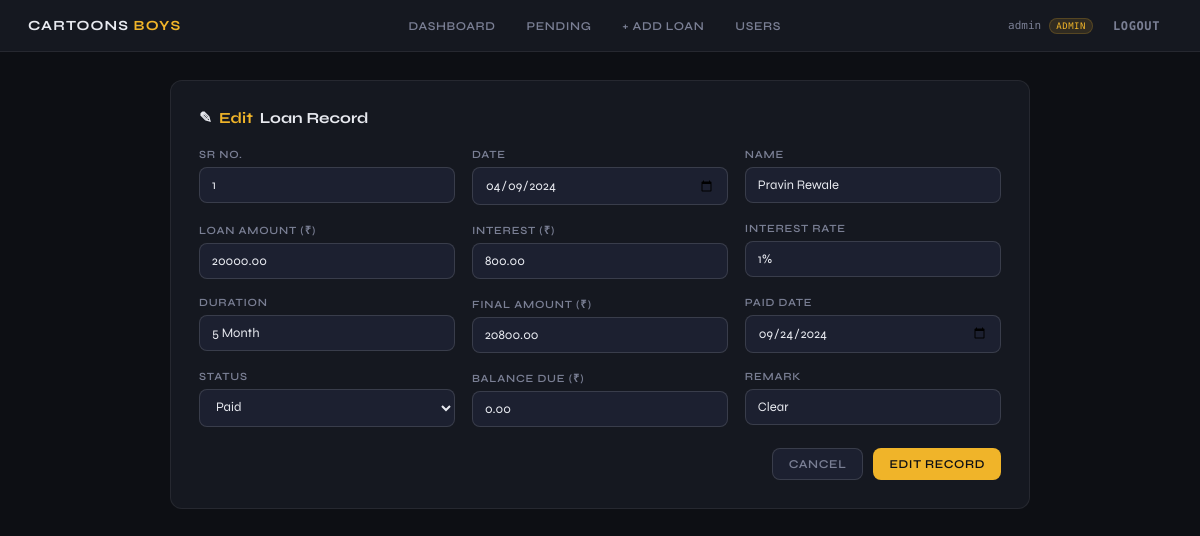
The app's page /edit/1/ (signed in) with its own data.
### loans/models.py (models this page shows, shortened)
class LoanRecord(models.Model):
    STATUS_CHOICES = [
        ('paid', 'Paid'),
        ('pending', 'Pending'),
        ('emergency', 'Emergency'),
    ]
    sr = models.PositiveIntegerField(unique=True, verbose_name="Sr No.")
    date = models.DateField(verbose_name="Date")
    name = models.CharField(max_length=100, verbose_name="Name")
    loan_amount = models.DecimalField(max_digits=12, decimal_places=2, default=0, verbose_name="Loan Amount (₹)")
    interest = models.DecimalField(max_digits=12, decimal_places=2, default=0, verbose_name="Interest (₹)")
    interest_rate = models.CharField(max_length=10, default='0%', verbose_name="Interest Rate")
    duration = models.CharField(max_length=50, blank=True, null=True, verbose_name="Duration")
    final_amount = models.DecimalField(max_digits=12, decimal_places=2, default=0, verbose_name="Final Amount (₹)")
    paid_date = models.DateField(blank=True, null=True, verbose_name="Paid Date")
    status = models.CharField(max_length=20, choices=STATUS_CHOICES, default='pending', verbose_name="Status")
    balance = models.DecimalField(max_digits=12, decimal_places=2, default=0, verbose_name="Balance Due (₹)")
    remark = models.CharField(max_length=200, blank=True, default='', verbose_name="Remark")
    created_by = models.ForeignKey(User, on_delete=models.SET_NULL, null=True, related_name='created_loans')
    updated_at = models.DateTimeField(auto_now=True)
    created_at = models.DateTimeField(auto_now_add=True)
    class Meta:
        ordering = ['sr']
        verbose_name = "Loan Record"
        verbose_name_plural = "Loan Records"

### loans/views.py (the view)
    def wrapper(request, *args, **kwargs):
        if not request.user.is_authenticated:
            return redirect('login')
        if not request.user.is_staff:
            messages.error(request, 'Access denied. Admin only.')
            return redirect('dashboard')
        return view_func(request, *args, **kwargs)

### loans/views.py (called while the page is built)
def admin_required(view_func):
    def wrapper(request, *args, **kwargs):
        if not request.user.is_authenticated:
            return redirect('login')
        if not request.user.is_staff:
            messages.error(request, 'Access denied. Admin only.')
            return redirect('dashboard')
        return view_func(request, *args, **kwargs)
    return wrapper

@admin_required
def edit_loan(request, pk):
    loan = get_object_or_404(LoanRecord, pk=pk)
    if request.method == 'POST':
        form = LoanRecordForm(request.POST, instance=loan)
        if form.is_valid():
            form.save()
            messages.success(request, f'Loan #{loan.sr} updated successfully.')
            return redirect('dashboard')
    else:
        form = LoanRecordForm(instance=loan)
    return render(request, 'loans/loan_form.html', {'form': form, 'action': 'Edit', 'loan': loan})

### loans/templates/loans/loan_form.html (shortened to what this page needs)
{% extends 'loans/base.html' %}
{% block content %}
<div style="max-width:860px;margin:0 auto">
  <div class="card">
    <div class="card-title">{% if action == 'Add' %}+{% else %}✎{% endif %} <span>{{ action }}</span> Loan Record</div>
    <form method="post">
      <div class="form-grid">
        {% for field in form %}
        <div class="form-group">
          <label>{{ field.label }}</label>
          {{ field }}
        </div>
        {% endfor %}
      </div>
      <div class="form-actions">
        <a href="{% url 'dashboard' %}" class="btn btn-secondary">Cancel</a>
        <button type="submit" class="btn btn-primary">{{ action }} Record</button>
      </div>
    </form>
  </div>
</div>
{% endblock %}

### loans/templates/loans/base.html (shortened to what this page needs)
<!DOCTYPE html>
<html lang="en">
<head>
</head>
<body>
{% if user.is_authenticated %}
<nav>
  <div class="nav-brand">Cartoons <span>Boys</span></div>
  <div class="nav-links">
    <a href="{% url 'dashboard' %}" class="{% if request.resolver_match.url_name == 'dashboard' %}active{% endif %}">Dashboard</a>
    <a href="{% url 'pending_summary' %}" class="{% if request.resolver_match.url_name == 'pending_summary' %}active{% endif %}">Pending</a>
    {% if user.is_staff %}
    <a href="{% url 'add_loan' %}" class="{% if request.resolver_match.url_name == 'add_loan' %}active{% endif %}">+ Add Loan</a>
    <a href="{% url 'manage_users' %}" class="{% if request.resolver_match.url_name == 'manage_users' %}active{% endif %}">Users</a>
    {% endif %}
  </div>
  <div class="nav-user">
    <span>{{ user.username }}</span>
    {% if user.is_staff %}<span class="badge-admin">Admin</span>{% else %}<span class="badge-viewer">Viewer</span>{% endif %}
    <a href="{% url 'logout' %}" class="nav-btn">Logout</a>
  </div>
</nav>
{% endif %}
<div class="main">
{% block content %}{% endblock %}
</div>
</body>
</html>

### loans/templates/loans/base.html (style rules this page uses)
*,*::before,*::after { box-sizing:border-box;margin:0;padding:0 }
:root { --bg:#0d0f14;--surface:#151820;--surface2:#1c2030;--border:rgba(255,255,255,0.07);--border2:rgba(255,255,255,0.13);--text:#e8eaf0;--muted:#7a7f94;--accent:#f0b429;--accent2:#3b82f6;--green:#34d399;--red:#f87171;--orange:#fb923c;--font:'Syne',sans-serif;--mono:'DM Mono',monospace }
html { background:var(--bg);color:var(--text);font-family:var(--font);font-size:14px }
body { min-height:100vh }
nav { background:var(--surface);border-bottom:1px solid var(--border);padding:.9rem 2rem;display:flex;align-items:center;justify-content:space-between;position:sticky;top:0;z-index:100;gap:1rem;flex-wrap:wrap }
.nav-brand { font-size:1rem;font-weight:700;letter-spacing:.08em;text-transform:uppercase }
.nav-brand span { color:var(--accent) }
.nav-links { display:flex;align-items:center;gap:.5rem;flex-wrap:wrap }
.nav-links a,.nav-btn { font-size:12px;font-weight:600;letter-spacing:.05em;text-transform:uppercase;padding:6px 12px;border-radius:6px;text-decoration:none;color:var(--muted);transition:all .15s;border:none;cursor:pointer;background:transparent }
.nav-user { font-size:11px;color:var(--muted);font-family:var(--mono);display:flex;align-items:center;gap:8px }
.badge-admin { background:rgba(240,180,41,.12);color:var(--accent);border:1px solid rgba(240,180,41,.2);font-size:9px;padding:2px 6px;border-radius:99px;letter-spacing:.06em;text-transform:uppercase }
.main { padding:2rem;max-width:1400px;margin:0 auto }
.btn { display:inline-flex;align-items:center;gap:6px;font-family:var(--font);font-size:12px;font-weight:600;letter-spacing:.05em;text-transform:uppercase;padding:8px 16px;border-radius:8px;border:none;cursor:pointer;text-decoration:none;transition:all .15s }
.btn-primary { background:var(--accent);color:#0d0f14 }
.btn-secondary { background:var(--surface2);color:var(--muted);border:1px solid var(--border2) }
.card { background:var(--surface);border:1px solid var(--border);border-radius:12px;padding:2rem }
.card-title { font-size:1.1rem;font-weight:700;margin-bottom:1.5rem;display:flex;align-items:center;gap:.5rem }
.card-title span { color:var(--accent) }
.form-grid { display:grid;grid-template-columns:repeat(auto-fit,minmax(220px,1fr));gap:1.2rem }
.form-group { display:flex;flex-direction:column;gap:6px }
.form-group label { font-size:11px;font-weight:600;letter-spacing:.07em;text-transform:uppercase;color:var(--muted) }
.form-control { background:var(--surface2);border:1px solid var(--border2);border-radius:8px;color:var(--text);font-family:var(--font);font-size:13px;padding:9px 12px;outline:none;transition:border-color .2s;width:100% }
.form-control option { background:#1c2030 }
.form-actions { display:flex;gap:10px;margin-top:1.5rem;justify-content:flex-end }

### records on screen
LoanRecord: form "1" "04/09/2024" "Pravin Rewale" "20000.00" "800.00" "1%" "5 Month" "20800.00" "09/24/2024" "Paid" "0.00" "Clear"

### other values on screen
{{ user.username }} "admin"
{{ action }} "Edit"
{{ field.label }} "SR NO." "DATE" "NAME" "LOAN AMOUNT (₹)" "INTEREST (₹)" "INTEREST RATE" "DURATION" "FINAL AMOUNT (₹)" "PAID DATE" "STATUS" "BALANCE DUE (₹)" "REMARK"
{{ action }} "EDIT"
